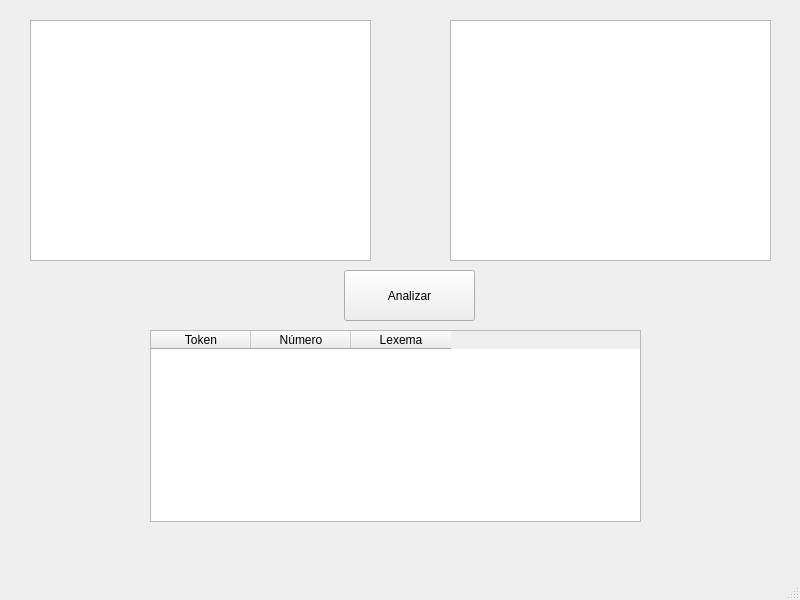
<?xml version="1.0" encoding="UTF-8"?>
<ui version="4.0">
 <class>MainWindow</class>
 <widget class="QMainWindow" name="MainWindow">
  <property name="enabled">
   <bool>true</bool>
  </property>
  <property name="geometry">
   <rect>
    <x>0</x>
    <y>0</y>
    <width>800</width>
    <height>600</height>
   </rect>
  </property>
  <property name="windowTitle">
   <string>Mini analizador sintáctico</string>
  </property>
  <widget class="QWidget" name="centralwidget">
   <widget class="QTextEdit" name="textEdit">
    <property name="geometry">
     <rect>
      <x>30</x>
      <y>20</y>
      <width>341</width>
      <height>241</height>
     </rect>
    </property>
   </widget>
   <widget class="QTextEdit" name="textEdit_2">
    <property name="geometry">
     <rect>
      <x>450</x>
      <y>20</y>
      <width>321</width>
      <height>241</height>
     </rect>
    </property>
   </widget>
   <widget class="QPushButton" name="pushButton">
    <property name="geometry">
     <rect>
      <x>344</x>
      <y>270</y>
      <width>131</width>
      <height>51</height>
     </rect>
    </property>
    <property name="text">
     <string>Analizar</string>
    </property>
   </widget>
   <widget class="QTableWidget" name="tableWidget">
    <property name="geometry">
     <rect>
      <x>150</x>
      <y>330</y>
      <width>491</width>
      <height>192</height>
     </rect>
    </property>
    <column>
     <property name="text">
      <string>Token</string>
     </property>
    </column>
    <column>
     <property name="text">
      <string>Número</string>
     </property>
    </column>
    <column>
     <property name="text">
      <string>Lexema</string>
     </property>
    </column>
   </widget>
  </widget>
  <widget class="QMenuBar" name="menubar">
   <property name="geometry">
    <rect>
     <x>0</x>
     <y>0</y>
     <width>800</width>
     <height>22</height>
    </rect>
   </property>
  </widget>
  <widget class="QStatusBar" name="statusbar"/>
 </widget>
 <resources/>
 <connections/>
</ui>
